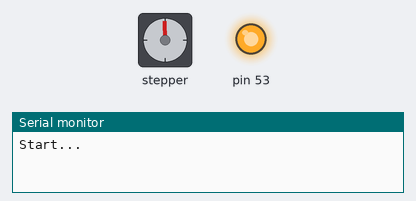
Bench run of a sketch on a simulated Arduino Mega 2560, built with avr-gcc and run on an emulated ATmega2560. On the bench: stepper motor, output pins drawn as LEDs (lit = HIGH), the last lines printed to the serial monitor. Wiring (inferred from the names in the program): stepper motor driver (200 steps per turn assumed): step pin 54; direction pin 47; enable pin 55. Pins used as bus, display or sensor lines are not drawn.

Above: at 0.05 s.
At 0.45 s:
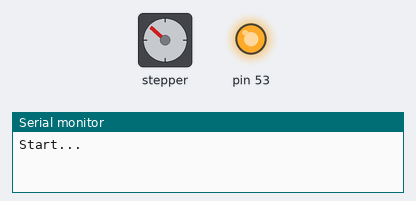
At 1.0 s:
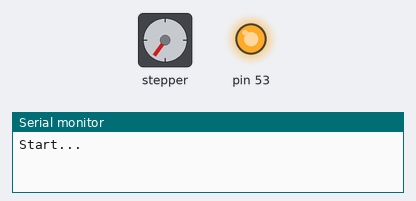
At 2.0 s:
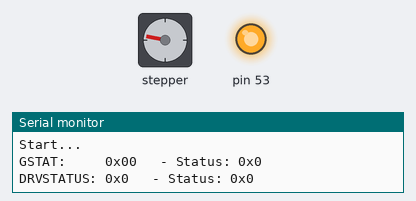
Timing chart, 0 to 4.7 s (numbered marks = the images above):
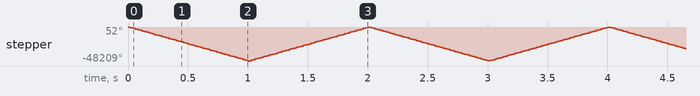

The sketch:

rumba_tmc2130_spi.ino
```cpp
/*
  Trinamic TMC2130 Example

  Other examples/libraries can be found here:
  https://github.com/teemuatlut/TMC2130Stepper
  https://github.com/janelia-arduino/TMC2130
  https://github.com/makertum/Trinamic_TMC2130
*/

#define ORIG_Y_STEP_PIN         54
#define ORIG_Y_DIR_PIN          47
#define ORIG_Y_ENABLE_PIN       55
#define ORIG_Y_MIN_PIN          35
#define ORIG_Y_MAX_PIN          34

#define ORIG_Y_CS_PIN           30

#include "SPI.h"

// Note: You also have to connect GND, 5V/VIO and VM.
//       A connection diagram can be found in the schematics.
#define EN_PIN    ORIG_Y_ENABLE_PIN //enable (CFG6)
#define DIR_PIN   ORIG_Y_DIR_PIN //direction
#define STEP_PIN  ORIG_Y_STEP_PIN //step

#define CS_PIN   ORIG_Y_CS_PIN //chip select
#define MOSI_PIN 51 //SDI/MOSI (ICSP: 4, Uno: 11, Mega: 51)
#define MISO_PIN 50 //SDO/MISO (ICSP: 1, Uno: 12, Mega: 50)
#define SCK_PIN  52 //CLK/SCK  (ICSP: 3, Uno: 13, Mega: 52)

//TMC2130 registers
#define WRITE_FLAG     (1<<7) //write flag
#define READ_FLAG      (0<<7) //read flag
#define REG_GCONF      0x00
#define REG_GSTAT      0x01
#define REG_IHOLD_IRUN 0x10
#define REG_CHOPCONF   0x6C
#define REG_COOLCONF   0x6D
#define REG_DCCTRL     0x6E
#define REG_DRVSTATUS  0x6F

uint8_t tmc_write(uint8_t cmd, uint32_t data)
{
  uint8_t s;

  digitalWrite(CS_PIN, LOW);

  s = SPI.transfer(cmd);
  SPI.transfer((data>>24UL)&0xFF)&0xFF;
  SPI.transfer((data>>16UL)&0xFF)&0xFF;
  SPI.transfer((data>> 8UL)&0xFF)&0xFF;
  SPI.transfer((data>> 0UL)&0xFF)&0xFF;

  digitalWrite(CS_PIN, HIGH);

  return s;
}

uint8_t tmc_read(uint8_t cmd, uint32_t *data)
{
  uint8_t s;

  tmc_write(cmd, 0UL); //set read address

  digitalWrite(CS_PIN, LOW);

  s = SPI.transfer(cmd);
  *data  = SPI.transfer(0x00)&0xFF;
  *data <<=8;
  *data |= SPI.transfer(0x00)&0xFF;
  *data <<=8;
  *data |= SPI.transfer(0x00)&0xFF;
  *data <<=8;
  *data |= SPI.transfer(0x00)&0xFF;

  digitalWrite(CS_PIN, HIGH);

  return s;
}

void setup()
{
  //set pins
  pinMode(EN_PIN, OUTPUT);
  digitalWrite(EN_PIN, HIGH); //deactivate driver (LOW active)
  pinMode(DIR_PIN, OUTPUT);
  digitalWrite(DIR_PIN, LOW); //LOW or HIGH
  pinMode(STEP_PIN, OUTPUT);
  digitalWrite(STEP_PIN, LOW);

  pinMode(CS_PIN, OUTPUT);
  digitalWrite(CS_PIN, HIGH);
  pinMode(MOSI_PIN, OUTPUT);
  digitalWrite(MOSI_PIN, LOW);
  pinMode(MISO_PIN, INPUT);
  digitalWrite(MISO_PIN, HIGH);
  pinMode(SCK_PIN, OUTPUT);
  digitalWrite(SCK_PIN, LOW);

  //init serial port
  Serial.begin(115200); //init serial port and set baudrate
  while(!Serial); //wait for serial port to connect (needed for Leonardo only)
  Serial.println("\nStart...");

  //init SPI
  SPI.begin();
  //SPI.setDataMode(SPI_MODE3); //SPI Mode 3
  //SPI.setBitOrder(MSBFIRST); //MSB first
  //SPI.setClockDivider(SPI_CLOCK_DIV128); //clk=Fcpu/128
  SPI.beginTransaction(SPISettings(1000000, MSBFIRST, SPI_MODE3));

  //set TMC2130 config
  tmc_write(WRITE_FLAG|REG_GCONF,      0x00000001UL); //voltage on AIN is current reference
  tmc_write(WRITE_FLAG|REG_IHOLD_IRUN, 0x00001010UL); //IHOLD=0x10, IRUN=0x10
  tmc_write(WRITE_FLAG|REG_CHOPCONF,   0x00008008UL); //native 256 microsteps, MRES=0, TBL=1=24, TOFF=8
  //tmc_write(WRITE_FLAG|REG_CHOPCONF,   0x01008008UL); //128 microsteps, MRES=0, TBL=1=24, TOFF=8
  //tmc_write(WRITE_FLAG|REG_CHOPCONF,   0x02008008UL); // 64 microsteps, MRES=0, TBL=1=24, TOFF=8
  //tmc_write(WRITE_FLAG|REG_CHOPCONF,   0x03008008UL); // 32 microsteps, MRES=0, TBL=1=24, TOFF=8
  //tmc_write(WRITE_FLAG|REG_CHOPCONF,   0x04008008UL); // 16 microsteps, MRES=0, TBL=1=24, TOFF=8
  //tmc_write(WRITE_FLAG|REG_CHOPCONF,   0x05008008UL); //  8 microsteps, MRES=0, TBL=1=24, TOFF=8
  //tmc_write(WRITE_FLAG|REG_CHOPCONF,   0x06008008UL); //  4 microsteps, MRES=0, TBL=1=24, TOFF=8
  //tmc_write(WRITE_FLAG|REG_CHOPCONF,   0x07008008UL); //  2 microsteps, MRES=0, TBL=1=24, TOFF=8
  //tmc_write(WRITE_FLAG|REG_CHOPCONF,   0x08008008UL); //  1 microsteps, MRES=0, TBL=1=24, TOFF=8

  //TMC2130 outputs on (LOW active)
  digitalWrite(EN_PIN, LOW);
}
bool curr_dir = 1;

void loop()
{
  static uint32_t last_time=0;
  uint32_t ms = millis();
  uint32_t data;
  uint8_t s;

  if((ms-last_time) > 1000) //run every 1s
  {
    last_time = ms;

    //show REG_GSTAT
    s = tmc_read(REG_GSTAT, &data);
    Serial.print("GSTAT:     0x0");
    Serial.print(data, HEX);
    Serial.print("\t - ");
    Serial.print("Status: 0x");
    Serial.print(s, HEX);
    if(s & 0x01) Serial.print(" reset");
    if(s & 0x02) Serial.print(" error");
    if(s & 0x04) Serial.print(" sg2");
    if(s & 0x08) Serial.print(" standstill");
    Serial.println(" ");

    //show REG_DRVSTATUS
    s = tmc_read(REG_DRVSTATUS, &data);
    Serial.print("DRVSTATUS: 0x");
    Serial.print(data, HEX);
    Serial.print("\t - ");
    Serial.print("Status: 0x");
    Serial.print(s, HEX);
    if(s & 0x01) Serial.print(" reset");
    if(s & 0x02) Serial.print(" error");
    if(s & 0x04) Serial.print(" sg2");
    if(s & 0x08) Serial.print(" standstill");
    Serial.println(" ");
    digitalWrite(DIR_PIN, curr_dir);
    curr_dir = !curr_dir;
  }

  //make steps
  digitalWrite(STEP_PIN, HIGH);
  delayMicroseconds(10);
  digitalWrite(STEP_PIN, LOW);
  delayMicroseconds(10);
}
```

Measured:
- by itself, stepper: turns 48209° counter-clockwise in 1.0 s, then 48152° clockwise in 0.98 s, repeating every 2.0 s
